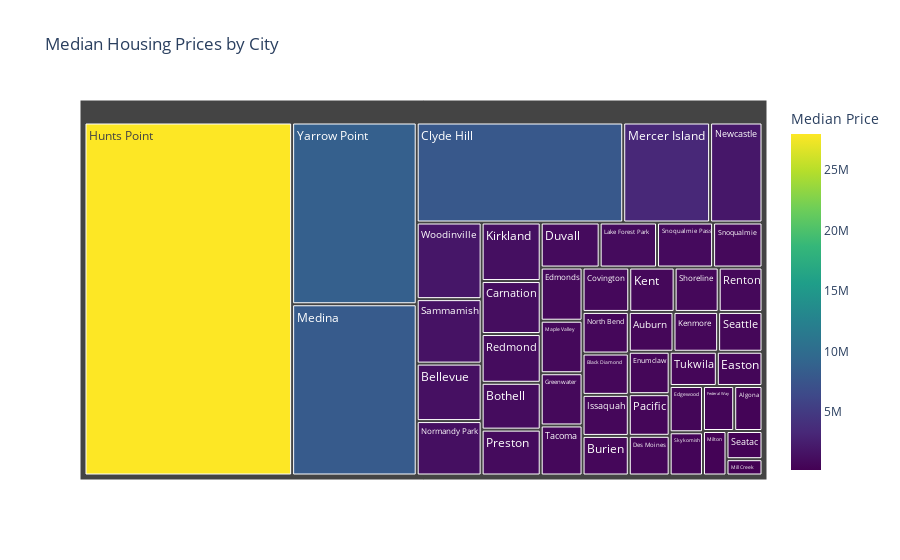

The code cell stored with this chart in its notebook:
### Code cell
city_averages_df = pd.DataFrame(city_averages)
city_averages_df.sort_values(by="Median Price", ascending=False, inplace=True)

fig = px.treemap(city_averages_df, path=["City"], values="Median Price", 
                 title="Median Housing Prices by City",
                 color="Median Price", color_continuous_scale="Viridis")
fig.show()

### Figure 1 — Plotly figure (JSON) as saved in the notebook; plotly's stock layout.template omitted (floating-point values rounded to 4 significant figures)
{"data": [{"branchvalues": "total", "customdata": [[486500], [680000], [1425000], [729900], [1057000.0], [699000], [1195995], [7890000], [791500.0], [619950], [1014500], [597375], [589000], [849750], [662475], [537475], [835000], [28000000], [725000], [679100.0], [769000], [1320995], [987200], [839950], [8150000], [3319000], [224500], [400000], [2002250], [1350000], [734900], [649950], [1035000], [1100000], [742475], [1599000], [387500], [674975], [746995], [550000], [850000], [964750], [799900], [616500], [1899975], [8650000]], "domain": {"x": [0, 1], "y": [0, 1]}, "hovertemplate": "labels=%{label}<br>Median Price_sum=%{value}<br>parent=%{parent}<br>id=%{id}<br>Median Price=%{color}<extra></extra>", "ids": ["Algona", "Auburn", "Bellevue", "Black Diamond", "Bothell", "Burien", "Carnation", "Clyde Hill", "Covington", "Des Moines", "Duvall", "Easton", "Edgewood", "Edmonds", "Enumclaw", "Federal Way", "Greenwater", "Hunts Point", "Issaquah", "Kenmore", "Kent", "Kirkland", "Lake Forest Park", "Maple Valley", "Medina", "Mercer Island", "Mill Creek", "Milton", "Newcastle", "Normandy Park", "North Bend", "Pacific", "Preston", "Redmond", "Renton", "Sammamish", "Seatac", "Seattle", "Shoreline", "Skykomish", "Snoqualmie", "Snoqualmie Pass", "Tacoma", "Tukwila", "Woodinville", "Yarrow Point"], "labels": ["Algona", "Auburn", "Bellevue", "Black Diamond", "Bothell", "Burien", "Carnation", "Clyde Hill", "Covington", "Des Moines", "Duvall", "Easton", "Edgewood", "Edmonds", "Enumclaw", "Federal Way", "Greenwater", "Hunts Point", "Issaquah", "Kenmore", "Kent", "Kirkland", "Lake Forest Park", "Maple Valley", "Medina", "Mercer Island", "Mill Creek", "Milton", "Newcastle", "Normandy Park", "North Bend", "Pacific", "Preston", "Redmond", "Renton", "Sammamish", "Seatac", "Seattle", "Shoreline", "Skykomish", "Snoqualmie", "Snoqualmie Pass", "Tacoma", "Tukwila", "Woodinville", "Yarrow Point"], "marker": {"coloraxis": "coloraxis", "colors": [486500, 680000, 1425000, 729900, 1057000.0, 699000, 1195995, 7890000, 791500.0, 619950, 1014500, 597375, 589000, 849750, 662475, 537475, 835000, 28000000, 725000, 679100.0, 769000, 1320995, 987200, 839950, 8150000, 3319000, 224500, 400000, 2002250, 1350000, 734900, 649950, 1035000, 1100000, 742475, 1599000, 387500, 674975, 746995, 550000, 850000, 964750, 799900, 616500, 1899975, 8650000]}, "name": "", "parents": ["", "", "", "", "", "", "", "", "", "", "", "", "", "", "", "", "", "", "", "", "", "", "", "", "", "", "", "", "", "", "", "", "", "", "", "", "", "", "", "", "", "", "", "", "", ""], "type": "treemap", "values": [486500, 680000, 1425000, 729900, 1057000.0, 699000, 1195995, 7890000, 791500.0, 619950, 1014500, 597375, 589000, 849750, 662475, 537475, 835000, 28000000, 725000, 679100.0, 769000, 1320995, 987200, 839950, 8150000, 3319000, 224500, 400000, 2002250, 1350000, 734900, 649950, 1035000, 1100000, 742475, 1599000, 387500, 674975, 746995, 550000, 850000, 964750, 799900, 616500, 1899975, 8650000]}], "layout": {"coloraxis": {"colorbar": {"title": {"text": "Median Price"}}, "colorscale": [[0, "#440154"], [0.1111, "#482878"], [0.2222, "#3e4989"], [0.3333, "#31688e"], [0.4444, "#26828e"], [0.5556, "#1f9e89"], [0.6667, "#35b779"], [0.7778, "#6ece58"], [0.8889, "#b5de2b"], [1, "#fde725"]]}, "legend": {"tracegroupgap": 0}, "title": {"text": "Median Housing Prices by City"}}}
